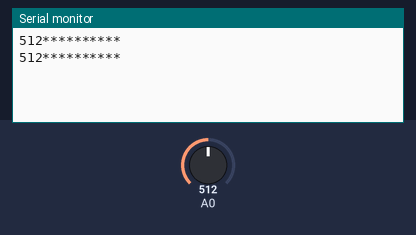
This sketch was run on a simulated Arduino Uno, built with avr-gcc and run on an emulated ATmega328P. Parts: the last lines printed to the serial monitor. The inputs (shaded band) are chosen by the test bench; at power-on: A0 = 512.

Above: at 1.8 s.
1.9 s: A0 set to 716
At 2.8 s:
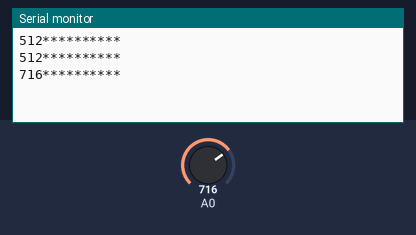
3.4 s: A0 set to 900
At 4.8 s:
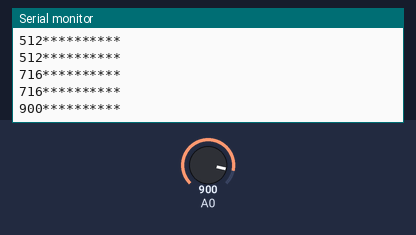
Timing chart, 0 to 6.4 s (numbered marks = the images above; inputs shaded):
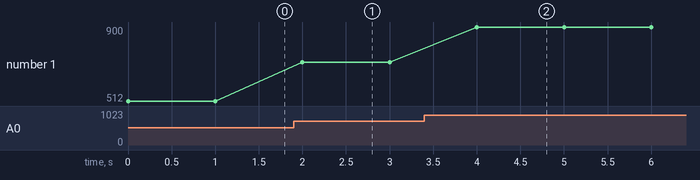

Measured:
- after the input at 1.9 s, the serial monitor: prints a new line after 0.10 s (image 1)
- after the input at 3.4 s, the serial monitor: prints a new line after 0.60 s (image 2)
- plotted number 1: 512 → 716 after the input at 1.9 s, 716 → 900 after the input at 3.4 s

The sketch:

sketch_apr12a.ino
```cpp
int i=0;
void setup() {
  // put your setup code here, to run once:
Serial.begin(9600);
}

void loop() {
  // put your main code here, to run repeatedly:
i=analogRead(A0);
Serial.print(i);
Serial.println("**********");
delay(1000);
}
```
